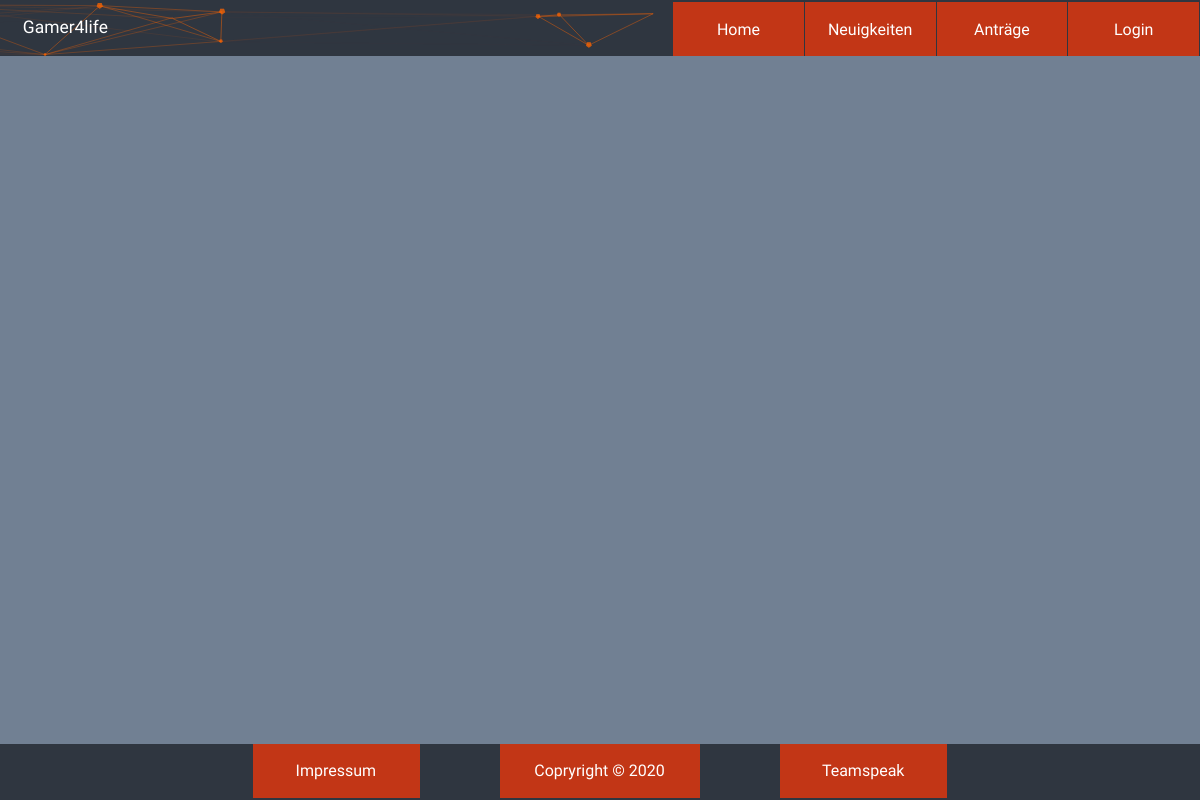
Before: /page/news.php with the older database file.
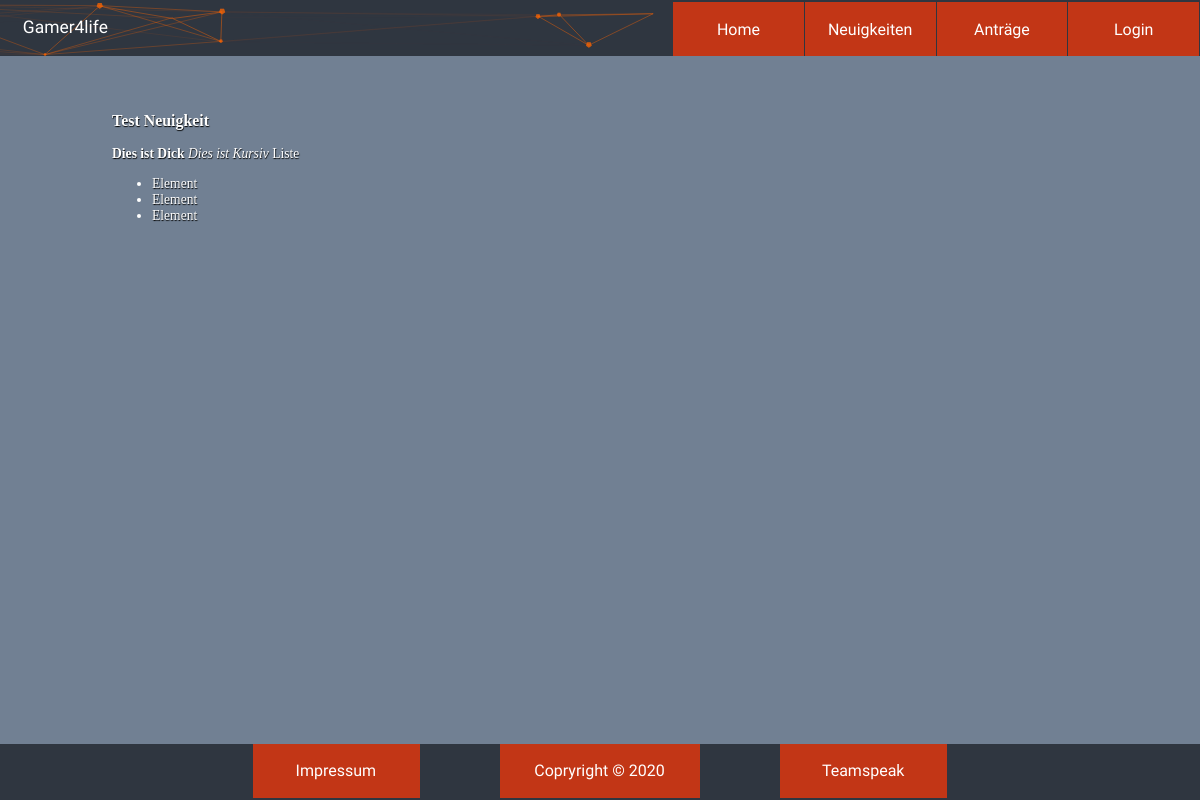
After: the same page with the newer database file.
### tables this page shows
CREATE TABLE neuigkeiten(
		id INTEGER PRIMARY KEY AUTOINCREMENT,
		uid_creator INTEGER NOT NULL,
		header VARCHAR NOT NULL,
		neuigkeit TEXT NOT NULL,
		created_at TIMESTAMP NOT NULL DEFAULT CURRENT_TIMESTAMP);

### page/news.php (the view, shortened to what this page needs)
<?php
$db = new SQLite3("../database/database.db");
include 'main.php';
?>
<!DOCTYPE html>
<html>
<head>
	<link rel="stylesheet" type="text/css" href="css/style.css">
	<link rel="stylesheet" type="text/css" href="css/footer.css">
</head>
<body>
<?php
if(isset($_SESSION['uid']))
{
	echo getNavigationbar($db, $_SESSION['uid']);
}else{
 	echo getNavigationbar($db);
}
?>
<div class="content">
	<?php
		$posts = getNewsPosts($db);
		while ($dbsatz = $posts->fetchArray()) {
			$text .=" <div class='inner-item'>
						<div class='post'>
						<h3>".$dbsatz['header']."</h3>
						<div id='post_body'>
						".$dbsatz['neuigkeit']."
						</div>
						</div>
					</div>";
		}
		echo $text;
	?>
</div>
<?php
	echo getFooter();
?>
</body>
</html>

### page/main.php (shortened to what this page needs)
<?php
function getNavigationbar($db, $uid = false)
{
	$result = "<header id='particles-js'>
	<script type='text/javascript' src='js/particles.js'></script>
	<script type='text/javascript' src='js/app.js'></script>
	<nav id='normal'>
	<ul>
		<li id='titelli'><h1 id='titel'><a href='/'>Gamer4life</a></h1></li>
		<li><a href='/'>Home</a></li>
		<li><a href='news.php'>Neuigkeiten</a>
			<ul>
				<li><a href='changelog.php'>Changelog</a></li>
				<li><a href='devlog.php'>Devlog</a></li>
			</ul>
		</li>
		<li id='antrag'><a href='requests.php'>Antr&auml;ge</a>
			<ul>
				<li><a href='entban.php'>Entban Antrag</a></li>
				<li><a href='channel.php'>Channel Antrag</a></li>
			</ul>
		</li>";
		if($uid != false){
			if(isAdmin($db, $uid)){
				$result .= "<li><a href='profil.php'>Profil</a>
							<ul>
								<li id='welcome'>Willkommen, ". getUsername($db, $uid) ."</li>
								<li><a href='admin.php'>Administration</a></li>
								";
					if(isDeveloper($db, $uid)){
					 $result .= "<li><a href='stats.php'>Statistiken</a></li>";
					}
				$result .="		<li><a href='logout.php'>Logout</a></li>
							</ul>
						</li>";
			}else{
				$result .= "<li><a href='profil.php'>Profil</a>
							<ul>
								<li id='welcome'>Willkommen, ". getUsername($db, $uid) ."</li>
								<li><a href='logout.php'>Logout</a></li>
							</ul>
						</li>";
			}
		}else{
			$result .= "<li><a href='login.php'>Login</a>
						<ul>
							<li><a href='register.php'>Register</a></li>
						</ul>
					</li>";
		}
		$result .= "</ul></nav></header>";
	return $result;
}
function getFooter(){
	$result = "
	<footer>
	<div class='footer-item'>
		<ul>
			<li class='footer'><a href='impressum.php'>Impressum</a></li>
				<li class='footer copryright'><a>Copryright © 2020</a>
					<ul>
						<li>Copryright © 2020 Gamer4life. All right reserved. Developed by BukkitGerman</li>
					</ul>
				</li>
			<li class='footer'><a href='ts3server://gamer4life.net'>Teamspeak</a></li>
		</ul>
	</div>
	</footer>";
	return $result;
}
function getNewsPosts($db, $postID = false){
	if($postID == false){
		$result = $db->prepare("SELECT * FROM neuigkeiten ORDER BY id DESC");
		$result = $result->execute();
		return $result;
	}elseif($postID != false){
		$result = $db->prepare("SELECT * FROM neuigkeiten WHERE id = :id");
		$result->bindValue(':id', $postID);
		$result = $result->execute();
		return $result->fetchArray();
	}
}
?>

### page/css/style.css (style rules this page uses)
body, html { background: #718093; margin: 0; padding: 0; font-size: 50%; }
header { background: #2f3640; z-index: 100; position: fixed; display: flex; flex-direction: row; justify-content: flex-end; align-content: center; top: 0; width: 100%; text-align: right; transition: all 200ms; height: 7rem; }
header nav#normal { z-index: 100; display: inline-block; align-self: flex-end; width: 100%; }
header nav#normal ul { z-index: 100; margin: 0; padding: 0; max-width: 100%; transition: all 300ms; display: flex; flex-direction: row; justify-content: flex-end; align-items: right; }
header nav#normal ul li { z-index: 100; margin: 0; padding: 0; list-style: none; position: relative; transition: all 300ms; }
header nav#normal ul li#titelli h1#titel { z-index: 100; position: fixed; top: 0; left: 0; margin: 0; padding: 0; background: transparent; }
header nav#normal ul li#titelli h1#titel a { z-index: 100; display: inline-block; padding: 2.17rem; min-width: 12rem; text-align: center; font-size: 2.179rem; color: #fff; margin: 0 1px 0 0; text-decoration: none; background: transparent; font-weight: 300; transition: all 300ms; font-family: 'Lexend Deca', sans-serif; }
header nav#normal ul li a { z-index: 100; display: inline-block; padding: 2.17rem; min-width: 12rem; text-align: center; font-size: 2rem; color: #fff; margin: 0 1px 0 0; text-decoration: none; background: #c23616; font-weight: 300; transition: all 300ms; font-family: 'Lexend Deca', sans-serif; }
.content { margin: 14rem; font-size: 1.7rem; color: #fff; text-shadow: 0.5px 0.5px 1px #000; }

### page/css/footer.css (style rules this page uses)
footer { background: #2f3640; position: fixed; bottom: 0; width: 100%; text-align: center; transition: all 200ms; height: 7rem; }
footer .footer-item { color: red; display: inline-block; }
footer .footer-item ul { margin: 0; padding: 0; transition: all 300ms; display: inline-block; }
footer .footer-item ul li { display: inline-block; margin: 0 5rem 0 5rem; text-align: center; float: left; list-style: none; position: relative; transition: all 300ms; background: #c23616; height: 100%; padding: 0 2.17rem 0 2.17rem; min-width: 12rem; font-size: 2rem; color: #fff; font-weight: 300; font-family: 'Lexend Deca', sans-serif; }
footer .footer-item ul li a { display: inline-block; padding: 2.17rem; float: left; min-width: 12rem; text-align: center; font-size: 2rem; color: #fff; margin: 0 1px 0 0; text-decoration: none; background: #c23616; font-weight: 300; transition: all 300ms; font-family: 'Lexend Deca', sans-serif; }

Changed rows visible on the page:
added neuigkeiten: header "Test Neuigkeit", neuigkeit "Dies ist Dick Dies ist Kursiv Liste Element Element Element"
